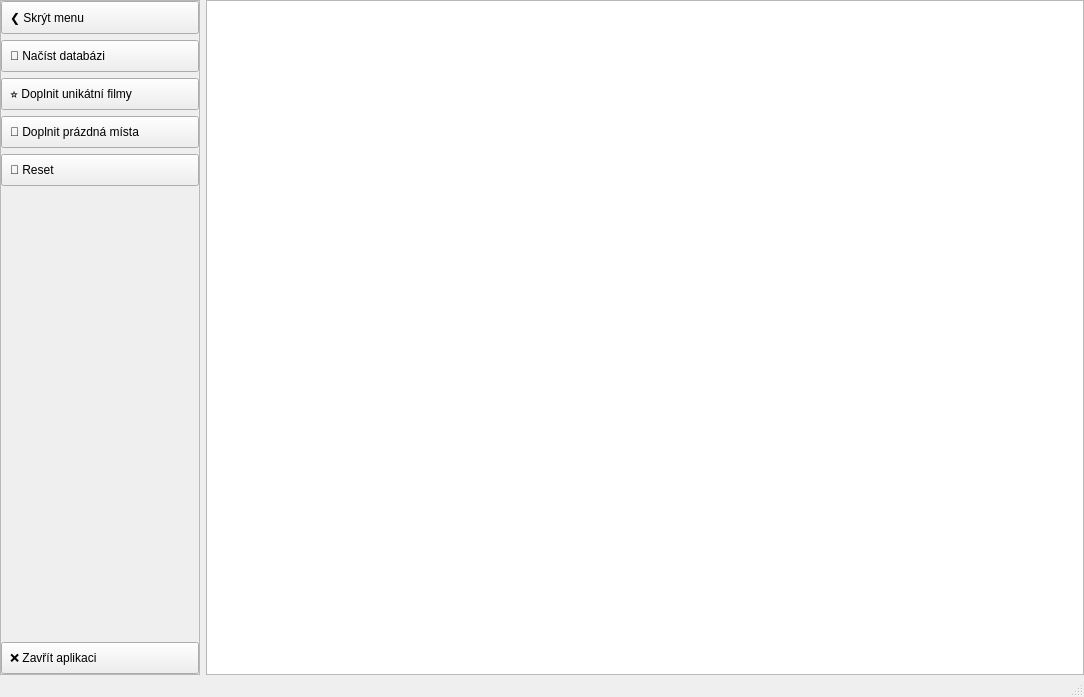
<?xml version="1.0" encoding="UTF-8"?>
<ui version="4.0">
 <class>MainWindow</class>
 <widget class="QMainWindow" name="MainWindow">
  <property name="geometry">
   <rect>
    <x>0</x>
    <y>0</y>
    <width>1084</width>
    <height>697</height>
   </rect>
  </property>
  <property name="windowTitle">
   <string>MainWindow</string>
  </property>
  <widget class="QWidget" name="centralwidget">
   <layout class="QHBoxLayout" name="horizontalLayout_2">
    <property name="leftMargin">
     <number>0</number>
    </property>
    <property name="topMargin">
     <number>0</number>
    </property>
    <property name="rightMargin">
     <number>0</number>
    </property>
    <property name="bottomMargin">
     <number>0</number>
    </property>
    <item>
     <widget class="QFrame" name="frame">
      <property name="minimumSize">
       <size>
        <width>200</width>
        <height>0</height>
       </size>
      </property>
      <property name="maximumSize">
       <size>
        <width>200</width>
        <height>16777215</height>
       </size>
      </property>
      <property name="frameShape">
       <enum>QFrame::Shape::StyledPanel</enum>
      </property>
      <property name="frameShadow">
       <enum>QFrame::Shadow::Raised</enum>
      </property>
      <layout class="QVBoxLayout" name="verticalLayout">
       <property name="leftMargin">
        <number>0</number>
       </property>
       <property name="topMargin">
        <number>0</number>
       </property>
       <property name="rightMargin">
        <number>0</number>
       </property>
       <property name="bottomMargin">
        <number>0</number>
       </property>
       <item>
        <widget class="QPushButton" name="btn_menu">
         <property name="styleSheet">
          <string notr="true">text-align: left; padding: 8px;</string>
         </property>
         <property name="text">
          <string>❮ Skrýt menu</string>
         </property>
        </widget>
       </item>
       <item>
        <widget class="QPushButton" name="btn_load">
         <property name="styleSheet">
          <string notr="true">text-align: left; padding: 8px;</string>
         </property>
         <property name="text">
          <string>📂 Načíst databázi</string>
         </property>
        </widget>
       </item>
       <item>
        <widget class="QPushButton" name="btn_create">
         <property name="styleSheet">
          <string notr="true">text-align: left; padding: 8px;</string>
         </property>
         <property name="text">
          <string>⭐ Doplnit unikátní filmy</string>
         </property>
        </widget>
       </item>
       <item>
        <widget class="QPushButton" name="btn_rebuffer">
         <property name="styleSheet">
          <string notr="true">text-align: left; padding: 8px;</string>
         </property>
         <property name="text">
          <string>🧩 Doplnit prázdná místa</string>
         </property>
        </widget>
       </item>
       <item>
        <widget class="QPushButton" name="btn_reset">
         <property name="styleSheet">
          <string notr="true">text-align: left; padding: 8px;</string>
         </property>
         <property name="text">
          <string>🔄 Reset</string>
         </property>
        </widget>
       </item>
       <item>
        <spacer name="verticalSpacer">
         <property name="orientation">
          <enum>Qt::Orientation::Vertical</enum>
         </property>
         <property name="sizeHint" stdset="0">
          <size>
           <width>20</width>
           <height>384</height>
          </size>
         </property>
        </spacer>
       </item>
       <item>
        <widget class="QPushButton" name="btn_exit">
         <property name="styleSheet">
          <string notr="true">text-align: left; padding: 8px;</string>
         </property>
         <property name="text">
          <string>❌ Zavřít aplikaci</string>
         </property>
        </widget>
       </item>
      </layout>
     </widget>
    </item>
    <item>
     <widget class="QTableView" name="tableView"/>
    </item>
   </layout>
  </widget>
  <widget class="QMenuBar" name="menubar">
   <property name="geometry">
    <rect>
     <x>0</x>
     <y>0</y>
     <width>1084</width>
     <height>33</height>
    </rect>
   </property>
  </widget>
  <widget class="QStatusBar" name="statusbar"/>
 </widget>
 <resources/>
 <connections/>
</ui>
